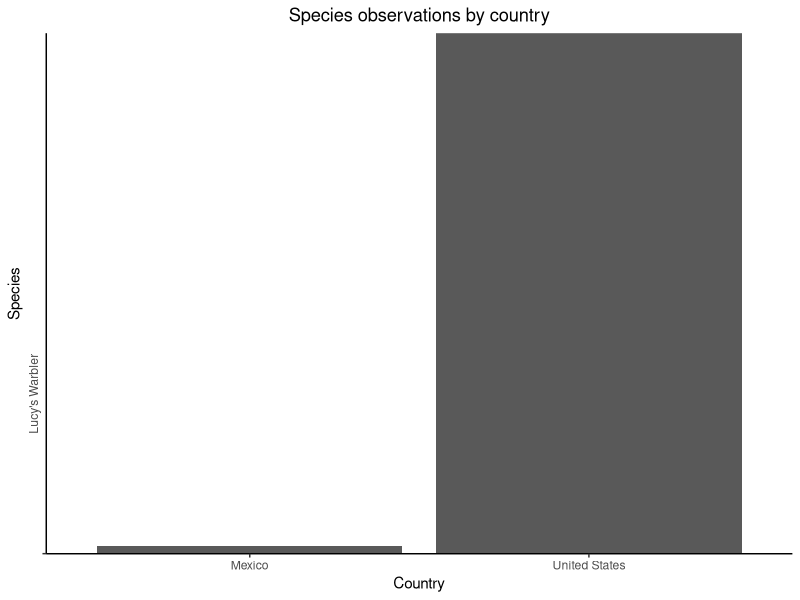
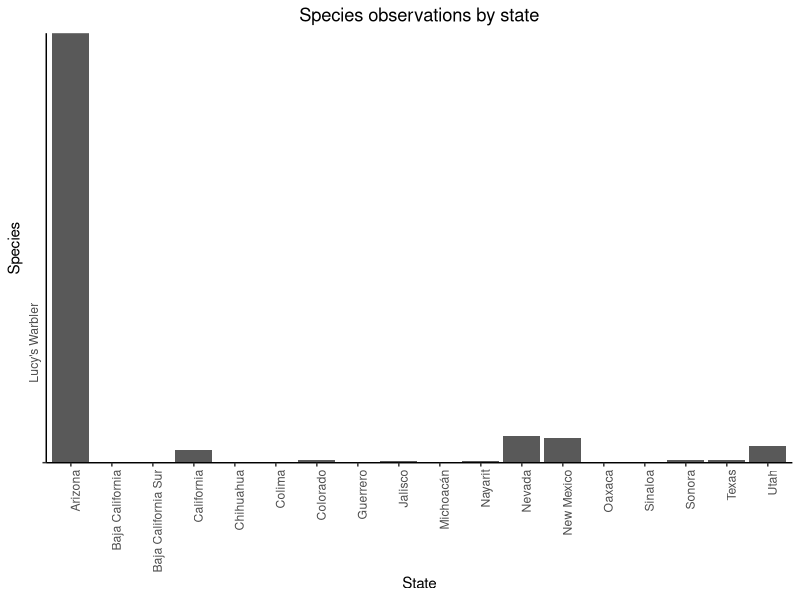
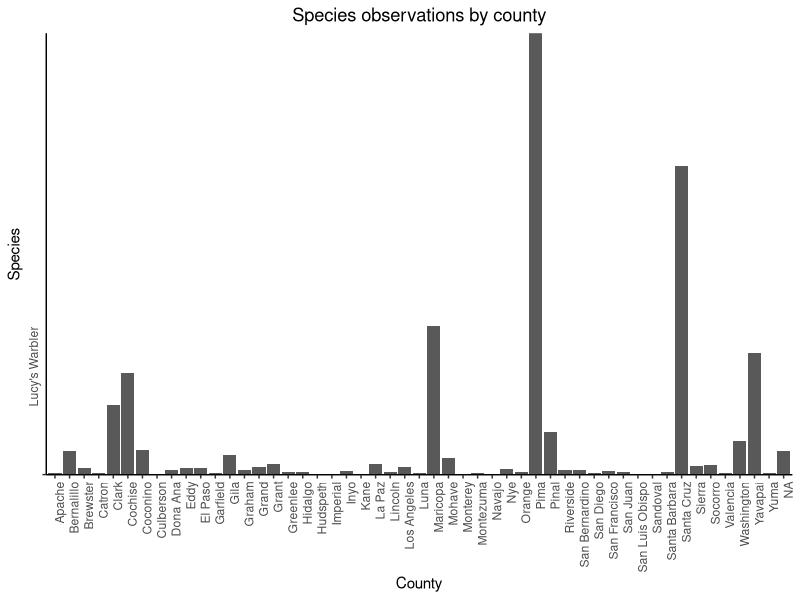
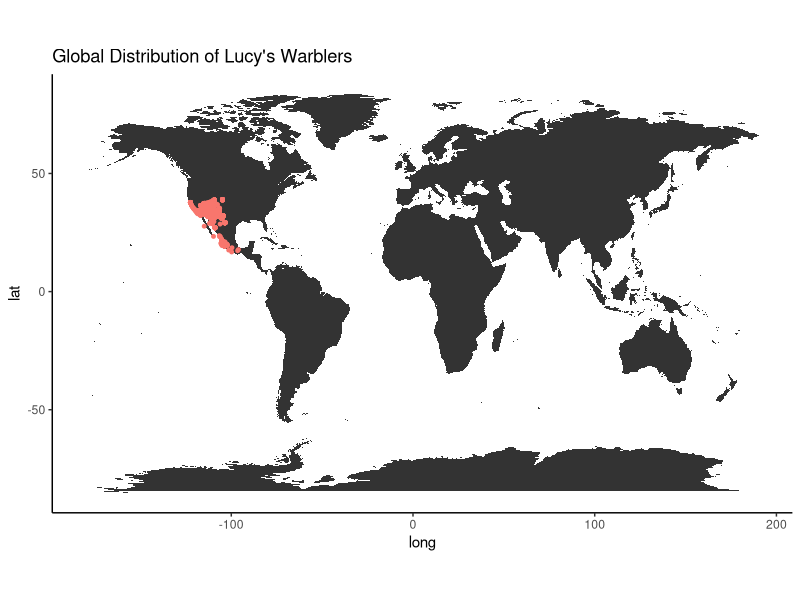
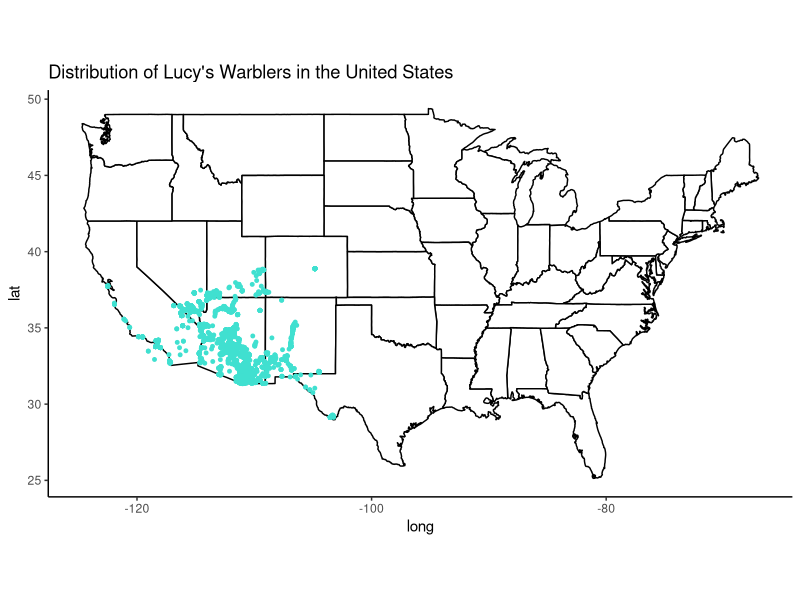
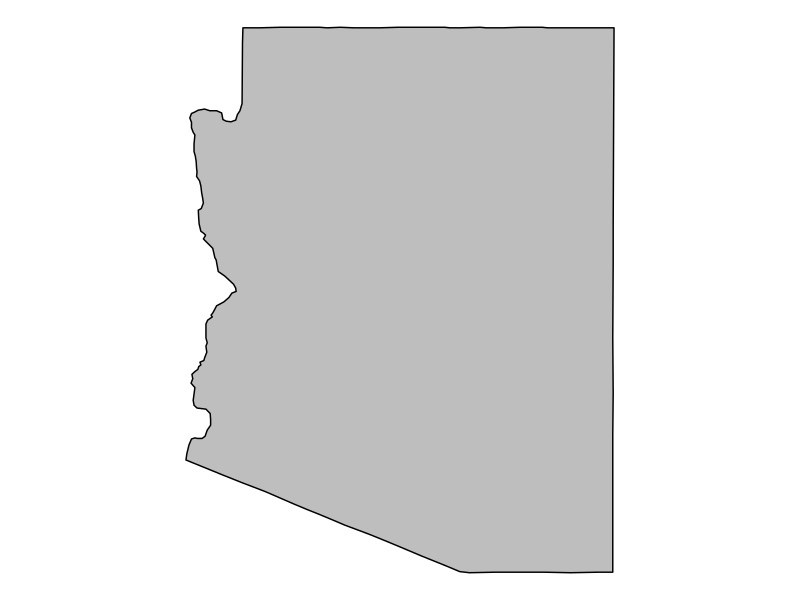
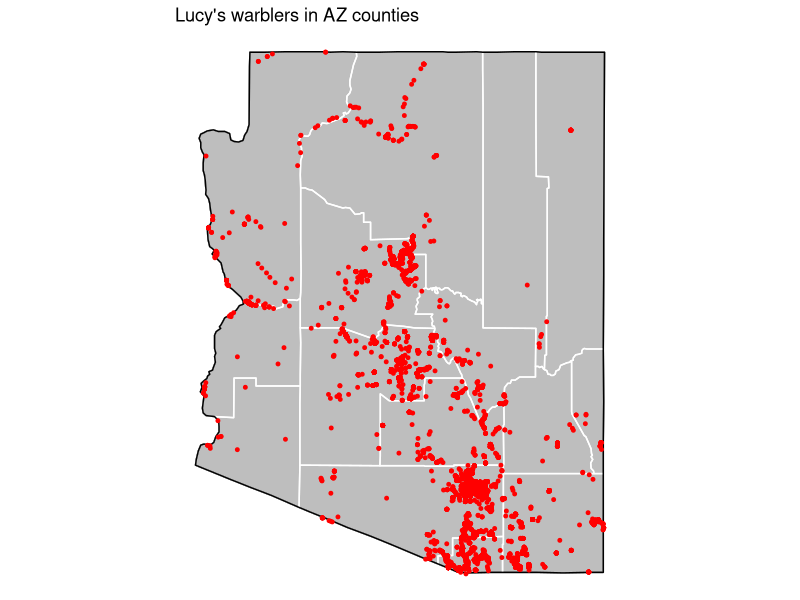

R code for these plots, in order:
## ---- chunk 1
library(data.table)
library(tidyverse)
## ---- chunk 2
Lucys_warbler_data<-fread("data/ebd_filtered_subset.csv",data.table=FALSE)
summary(Lucys_warbler_data)
## ---- chunk 3
Lucys_warbler_country_table<-table(Lucys_warbler_data$common_name, Lucys_warbler_data$country)
Lucys_warbler_country_table
## ---- chunk 4
Lucys_warbler_county_table<-table(Lucys_warbler_data$common_name, Lucys_warbler_data$county)
Lucys_warbler_county_table
## ---- chunk 5
ggplot(data=Lucys_warbler_data,mapping = aes(x = country, y = common_name)) +
  labs(title = "Species observations by country", x = "Country",y = "Species") +
  theme_classic() +
  theme(plot.title = element_text(hjust = 0.5),axis.text.y = element_text(angle=90,hjust=-1.5)) +
  geom_bar(stat="identity")
## ---- chunk 6
ggplot(data=Lucys_warbler_data,mapping = aes(x = state, y = common_name)) +
    labs(title = "Species observations by state", x = "State",y = "Species") +
  theme_classic() +
  theme(plot.title = element_text(hjust = 0.5)) + #reposition title
  theme(axis.text.x = element_text(angle = 90, hjust = 1),axis.text.y = element_text(angle=90,hjust=-1)) + #make x-axis labels vertical
  geom_bar(stat="identity")
## ---- chunk 7
ggplot(data=Lucys_warbler_data,mapping = aes(x = county, y = common_name)) +
    labs(title = "Species observations by county", x = "County",y = "Species") +
  theme_classic() +
  theme(plot.title = element_text(hjust = 0.5)) + #reposition title
  theme(axis.text.x = element_text(angle = 90, hjust = 1),axis.text.y = element_text(angle=90,hjust=-.85)) + #make x-axis and y-axis labels vertical and reposition them
  geom_bar(stat="identity")
## ---- chunk 8
world<-map_data("world") #create a data frame of global map data
world_map<-ggplot() + geom_polygon(data = world, aes(x=long, y = lat, group = group)) +
  coord_fixed(1.3)
  labs <- data.frame(
  long = Lucys_warbler_data$longitude,
  lat = Lucys_warbler_data$latitude,
  stringsAsFactors = FALSE
  )
world_map + 
  geom_point(data = Lucys_warbler_data, aes(x = longitude, y = latitude,color=common_name), size = 1, show.legend=FALSE) + #add points, remove legend
  ggtitle("Global Distribution of Lucy's Warblers") + #add title
  theme_classic() #add classic theme (has no gridlines)
## ---- chunk 9
Lucys_warbler_USA <- subset(Lucys_warbler_data, country_code == "US") #create new data frame with subset of data containing only warblers in USA
Lucys_warbler_state_table<-table(Lucys_warbler_USA$common_name, Lucys_warbler_USA$state)
Lucys_warbler_state_table
## ---- chunk 10
states<-map_data("state") #create data frame of polygons that show state boundaries
world_map<-ggplot() + geom_polygon(data = states, aes(x=long, y = lat, group = group),color="black",fill="white") +
  coord_fixed(1.3)
  labs <- data.frame(
  long = Lucys_warbler_USA$longitude,
  lat = Lucys_warbler_USA$latitude,
  stringsAsFactors = FALSE
  )
world_map + 
  geom_point(data = Lucys_warbler_USA, aes(x = longitude, y = latitude,color=common_name), color="turquoise",size = 1,show.legend=FALSE) + #add points, change color to turquoise, remove legend
  ggtitle("Distribution of Lucy's Warblers in the United States") + #add title
  theme_classic() #add classic theme (has no gridlines)
## ---- chunk 11
Lucys_warbler_AZ <- subset(Lucys_warbler_data, state_code == "US-AZ") #create new data frame with subset of data containing only warblers in Arizona
Lucys_warbler_AZ_table<-table(Lucys_warbler_AZ$common_name, Lucys_warbler_AZ$county)
Lucys_warbler_AZ_table
## ---- chunk 12
az_df <- subset(states, region == "arizona")
## ---- chunk 13
counties <- map_data("county")
az_county <- subset(counties, region == "arizona")
az_base <- ggplot(data = az_df, mapping = aes(x = long, y = lat, group = group)) + 
  coord_fixed(1.3) + 
  geom_polygon(color = "black", fill = "gray")
az_base + theme_void()
## ---- chunk 14
az_base + theme_minimal() + 
  geom_polygon(data = az_county, fill = NA, color = "white") +
  geom_polygon(color = "black", fill = NA) +
  geom_point(data = Lucys_warbler_AZ, aes(x = longitude, y = latitude,color=common_name), color="red",size = 1,show.legend=FALSE,inherit.aes=FALSE) + theme_void() + ggtitle("Lucy's warblers in AZ counties")
